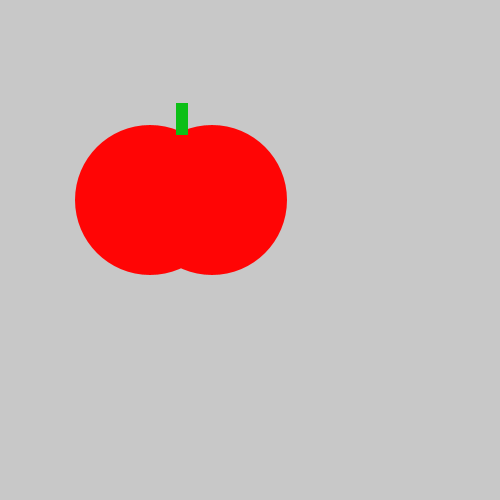
Frame 1 (no input)
Frame 60 (the mouse pressed at the canvas centre just before this capture): identical to frame 1, image omitted
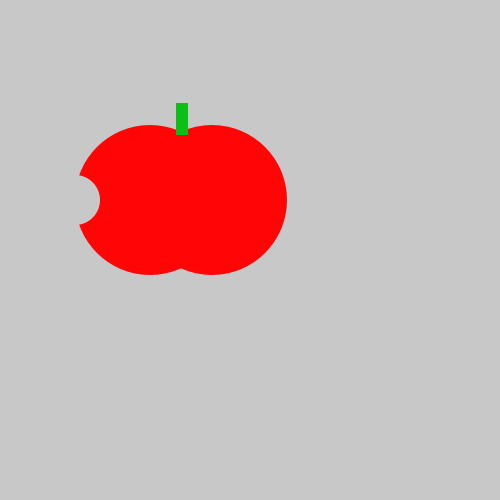
Frame 120 (the mouse held since frame 60 and released just before this capture)

The Processing sketch that drew these frames (run headless with seeded random() and noise(); from frame 60 on, the mouse is pressed at the canvas centre):

// Processing sketch: tasty_tomato
// ── tasty_tomato.pde
void setup() {
    size(500, 500);
}
void draw() {
    background(200, 200, 200);
    noStroke();
    fill(#FF0505);
    ellipse(150, 200, 150, 150);
    ellipse(212, 200, 150, 150);
    fill(#0CBF16);
    rect(176, 103, 12, 32);
    fill(200,200,200);
    if(mousePressed){  
    circle(75,200,50);
    }
}
